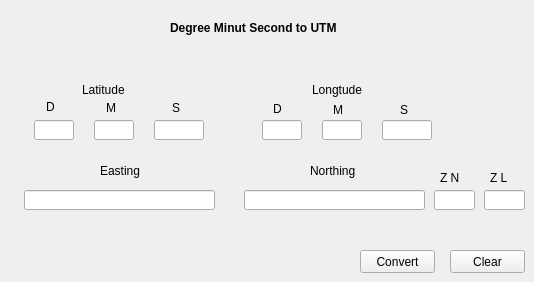
   <widget class="QWidget" name="tab_8">
    <attribute name="title">
     <string>dms to utm</string>
    </attribute>
    <widget class="QLabel" name="label_47">
     <property name="geometry">
      <rect>
       <x>273</x>
       <y>99</y>
       <width>16</width>
       <height>20</height>
      </rect>
     </property>
     <property name="text">
      <string>D</string>
     </property>
    </widget>
    <widget class="QLabel" name="label_48">
     <property name="geometry">
      <rect>
       <x>46</x>
       <y>97</y>
       <width>16</width>
       <height>20</height>
      </rect>
     </property>
     <property name="text">
      <string>D</string>
     </property>
    </widget>
    <widget class="QLabel" name="label_49">
     <property name="geometry">
      <rect>
       <x>333</x>
       <y>100</y>
       <width>16</width>
       <height>20</height>
      </rect>
     </property>
     <property name="text">
      <string>M</string>
     </property>
    </widget>
    <widget class="QLabel" name="label_50">
     <property name="geometry">
      <rect>
       <x>82</x>
       <y>80</y>
       <width>51</width>
       <height>20</height>
      </rect>
     </property>
     <property name="text">
      <string>Latitude</string>
     </property>
    </widget>
    <widget class="QLineEdit" name="lineEdit_43">
     <property name="geometry">
      <rect>
       <x>322</x>
       <y>120</y>
       <width>40</width>
       <height>20</height>
      </rect>
     </property>
     <property name="readOnly">
      <bool>false</bool>
     </property>
    </widget>
    <widget class="QLineEdit" name="lineEdit_44">
     <property name="geometry">
      <rect>
       <x>382</x>
       <y>120</y>
       <width>50</width>
       <height>20</height>
      </rect>
     </property>
     <property name="readOnly">
      <bool>false</bool>
     </property>
    </widget>
    <widget class="QLineEdit" name="lineEdit_45">
     <property name="geometry">
      <rect>
       <x>94</x>
       <y>120</y>
       <width>40</width>
       <height>20</height>
      </rect>
     </property>
     <property name="readOnly">
      <bool>false</bool>
     </property>
    </widget>
    <widget class="QLineEdit" name="lineEdit_46">
     <property name="geometry">
      <rect>
       <x>262</x>
       <y>120</y>
       <width>40</width>
       <height>20</height>
      </rect>
     </property>
     <property name="readOnly">
      <bool>false</bool>
     </property>
    </widget>
    <widget class="QLabel" name="label_51">
     <property name="geometry">
      <rect>
       <x>106</x>
       <y>98</y>
       <width>16</width>
       <height>20</height>
      </rect>
     </property>
     <property name="text">
      <string>M</string>
     </property>
    </widget>
    <widget class="QLabel" name="label_52">
     <property name="geometry">
      <rect>
       <x>400</x>
       <y>100</y>
       <width>16</width>
       <height>20</height>
      </rect>
     </property>
     <property name="text">
      <string>S</string>
     </property>
    </widget>
    <widget class="QLabel" name="label_53">
     <property name="geometry">
      <rect>
       <x>312</x>
       <y>80</y>
       <width>51</width>
       <height>20</height>
      </rect>
     </property>
     <property name="text">
      <string>Longtude</string>
     </property>
    </widget>
    <widget class="QLineEdit" name="lineEdit_47">
     <property name="geometry">
      <rect>
       <x>34</x>
       <y>120</y>
       <width>40</width>
       <height>20</height>
      </rect>
     </property>
     <property name="readOnly">
      <bool>false</bool>
     </property>
    </widget>
    <widget class="QLabel" name="label_54">
     <property name="geometry">
      <rect>
       <x>172</x>
       <y>98</y>
       <width>16</width>
       <height>20</height>
      </rect>
     </property>
     <property name="text">
      <string>S</string>
     </property>
    </widget>
    <widget class="QLineEdit" name="lineEdit_48">
     <property name="geometry">
      <rect>
       <x>154</x>
       <y>120</y>
       <width>50</width>
       <height>20</height>
      </rect>
     </property>
     <property name="readOnly">
      <bool>false</bool>
     </property>
    </widget>
    <widget class="QLineEdit" name="lineEdit_49">
     <property name="enabled">
      <bool>true</bool>
     </property>
     <property name="geometry">
      <rect>
       <x>434</x>
       <y>190</y>
       <width>41</width>
       <height>20</height>
      </rect>
     </property>
     <property name="readOnly">
      <bool>true</bool>
     </property>
    </widget>
    <widget class="QLineEdit" name="lineEdit_50">
     <property name="enabled">
      <bool>true</bool>
     </property>
     <property name="geometry">
      <rect>
       <x>24</x>
       <y>190</y>
       <width>191</width>
       <height>20</height>
      </rect>
     </property>
     <property name="readOnly">
      <bool>true</bool>
     </property>
    </widget>
    <widget class="QLineEdit" name="lineEdit_51">
     <property name="enabled">
      <bool>true</bool>
     </property>
     <property name="geometry">
      <rect>
       <x>484</x>
       <y>190</y>
       <width>41</width>
       <height>20</height>
      </rect>
     </property>
     <property name="readOnly">
      <bool>true</bool>
     </property>
    </widget>
    <widget class="QLabel" name="label_55">
     <property name="geometry">
      <rect>
       <x>490</x>
       <y>170</y>
       <width>31</width>
       <height>16</height>
      </rect>
     </property>
     <property name="text">
      <string>Z L</string>
     </property>
    </widget>
    <widget class="QLabel" name="label_56">
     <property name="geometry">
      <rect>
       <x>310</x>
       <y>160</y>
       <width>61</width>
       <height>21</height>
      </rect>
     </property>
     <property name="text">
      <string>Northing</string>
     </property>
    </widget>
    <widget class="QLabel" name="label_57">
     <property name="geometry">
      <rect>
       <x>440</x>
       <y>170</y>
       <width>31</width>
       <height>16</height>
      </rect>
     </property>
     <property name="text">
      <string>Z N</string>
     </property>
    </widget>
    <widget class="QLineEdit" name="lineEdit_52">
     <property name="enabled">
      <bool>true</bool>
     </property>
     <property name="geometry">
      <rect>
       <x>244</x>
       <y>190</y>
       <width>181</width>
       <height>20</height>
      </rect>
     </property>
     <property name="readOnly">
      <bool>true</bool>
     </property>
    </widget>
    <widget class="QLabel" name="label_58">
     <property name="geometry">
      <rect>
       <x>100</x>
       <y>160</y>
       <width>61</width>
       <height>21</height>
      </rect>
     </property>
     <property name="text">
      <string>Easting</string>
     </property>
    </widget>
    <widget class="QPushButton" name="pushButton_25">
     <property name="geometry">
      <rect>
       <x>360</x>
       <y>250</y>
       <width>75</width>
       <height>23</height>
      </rect>
     </property>
     <property name="text">
      <string>Convert</string>
     </property>
    </widget>
    <widget class="QPushButton" name="pushButton_26">
     <property name="geometry">
      <rect>
       <x>450</x>
       <y>250</y>
       <width>75</width>
       <height>23</height>
      </rect>
     </property>
     <property name="text">
      <string>Clear</string>
     </property>
    </widget>
    <widget class="QLabel" name="label_19">
     <property name="geometry">
      <rect>
       <x>170</x>
       <y>20</y>
       <width>171</width>
       <height>16</height>
      </rect>
     </property>
     <property name="font">
      <font>
       <weight>75</weight>
       <bold>true</bold>
      </font>
     </property>
     <property name="text">
      <string>Degree Minut Second to UTM</string>
     </property>
    </widget>
   </widget>
